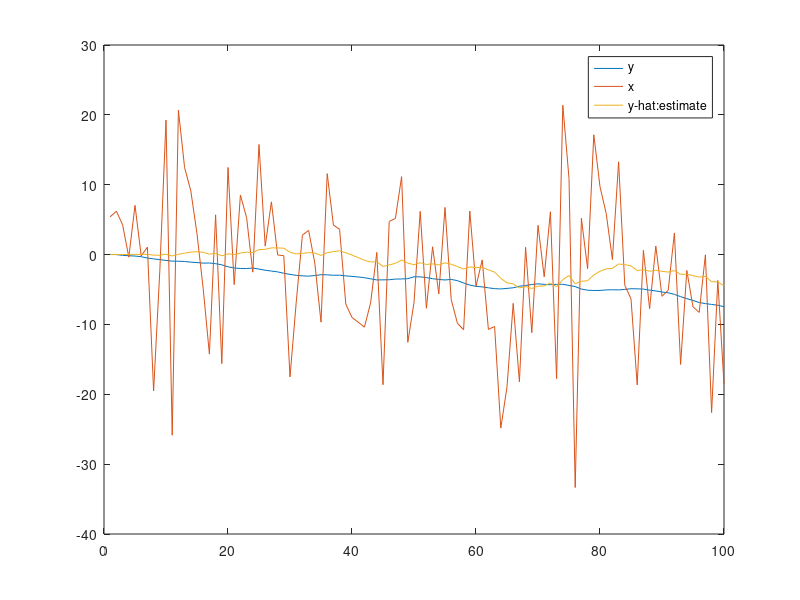

Source code (MATLAB):
close all
%Part(a):Create noise sequences u&v; 
u=wgn(100,1,-20);
v=wgn(100,1,20);

%Model data sequences y and x;
y=zeros(100,1);
y(1)=u(1);
y(2)=u(2);
for j=3:100
  y(j)=1.8*y(j-1)-0.8*y(j-2)+u(j);
end

x=zeros(100,1);
x(1)=v(1);
for j=2:100
  x(j)=1*y(j-1)+v(j);
end

%Part(b):Determine y_hat via Kalman filtering(Kalman filter state vector:Y[k]=columnvector{y[k],y[k-1]})
H=[1,0];
B=[2.8;0];
A=[1.8,-0.8;1,0];
Y_hatprediction=[0;0];
posterrorcv=[0,0;0,0];
Y_hat=zeros(100,2);
for k=1:100 
     X_hatprediction=H*Y_hatprediction;
     priorerrorcv=A*posterrorcv*A'+0.001*(B*B');
     Rww=H*priorerrorcv*H'+100;
     gain=priorerrorcv*H'*(1/Rww);
     Y_hat(k,:)=(Y_hatprediction+gain*(x(k)-X_hatprediction))';  
     posterrorcv=(eye(2)-gain*H)*priorerrorcv;
     Y_hatprediction=A*Y_hat(k,:)';
end
y_hat=Y_hat(:,1);

%Part(c):Plot the data sequences x, y and y_hat
 plot(1:100,y,1:100,x,1:100,y_hat)
 legend('y','x','y-hat:estimate')